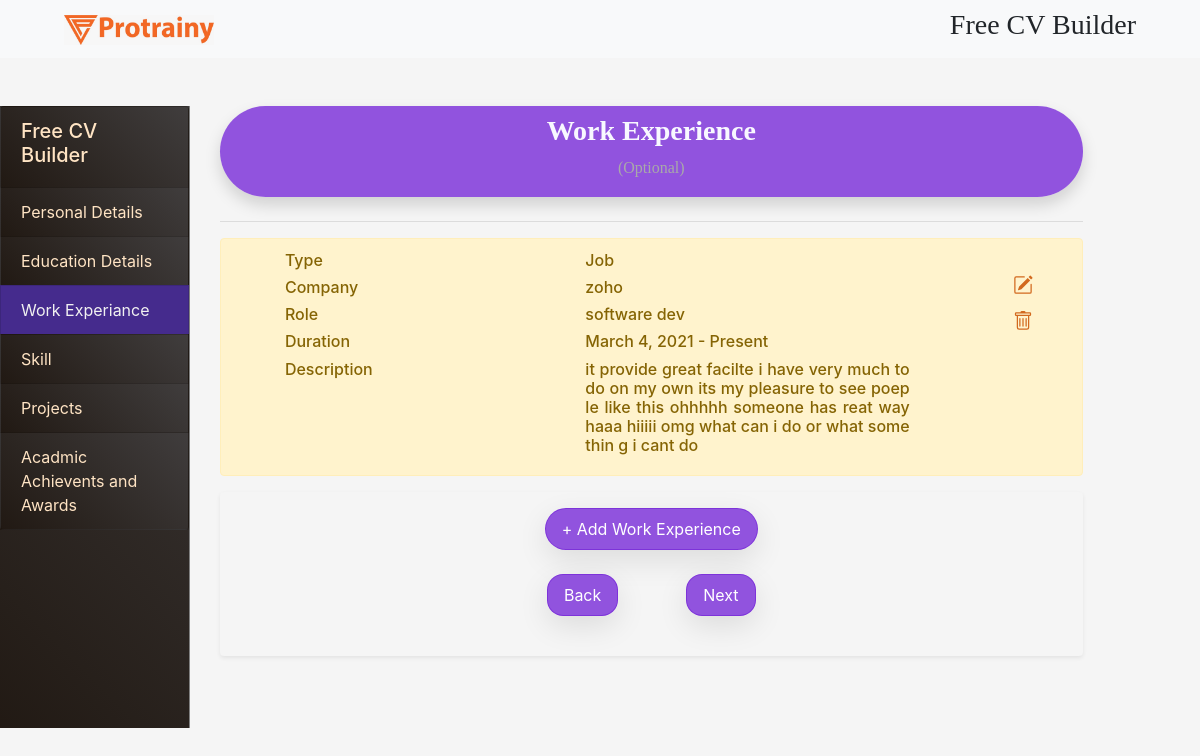
The app's page /work, older data.
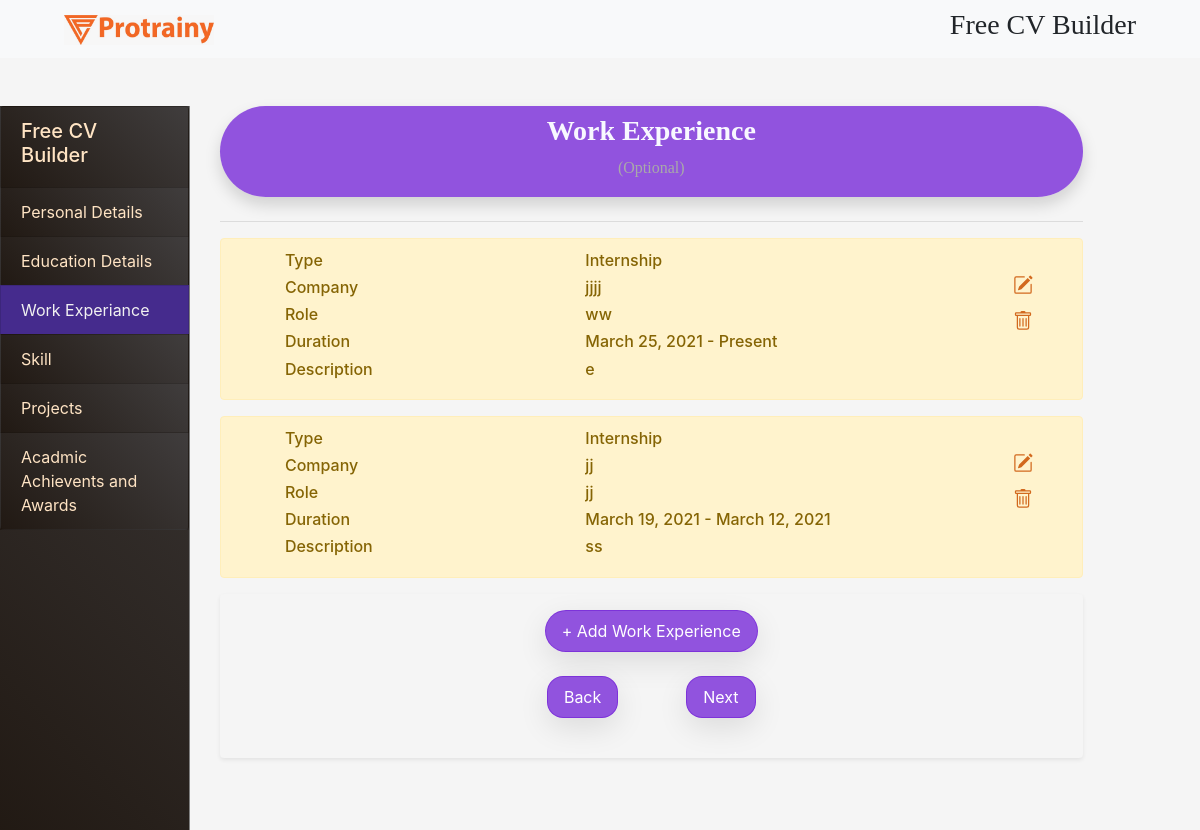
The same page, newer data.
### resume_maker/models.py (models this page shows, shortened)
class Experience(models.Model):
    types = [
        ('Job','Job'),
        ('Internship','Internship')
    ]
    person = models.ForeignKey(Person,on_delete=models.CASCADE)
    type = models.CharField(choices = types,max_length = 35)
    company = models.CharField(max_length=150)
    role = models.CharField(max_length = 270)
    join_dt = models.DateField()
    left_dt = models.DateField(null = True,blank = True)
    current = models.BooleanField(default = False)
    details = models.TextField()

### resume_maker/views.py (the view)
# urls.py: path('work', views.wor, name='work'),
def wor(request, id=None):
    person = Person.objects.last()
    print(request.method, '11111111111')
    show = True
    exp = Experience.objects.filter(person=person)
    if request.method == "POST":
        next = True
        form = ExperienceForm(request.POST)
        if form.is_valid():
            cd = form.cleaned_data
            type = cd.get('type')
            company = cd.get('company')
            role = cd.get('role')
            join_dt = cd.get('join_dt')
            left_dt = cd.get('left_dt')
            details = cd.get('details')
            data = Experience(type=type, company=company, role=role, join_dt=join_dt, left_dt=left_dt, details=details,
                              person=person)
            temp = Experience.objects.filter(type=type, company=company, role=role, join_dt=join_dt, left_dt=left_dt,
                                             details=details, person=person)
            if temp.exists():
                temp.update(type=type, company=company, role=role, join_dt=join_dt, left_dt=left_dt, details=details,
                            person=person)
            else:
                data.save()
            show = True
            form = ExperienceForm()
            return render(request, "work.html", {'next': next, "exp": form, "data": exp, "show": show})
    else:
        form = ExperienceForm()
        next = False
    return render(request, "work.html", {'next': next, "exp": form, "show": show, "data": exp})

### templates/work.html (shortened to what the changed rows need)
{% extends "getinput.html" %}
{% load crispy_forms_tags %}
{% block content %}
    <main class="row">
        <section class="col-md-9 my-4 col-sm-12">
            <div class="container">
                {% with count=1 %}
                    {% for i in data %}
                        <div id="del{{ forloop.counter }}">
                            <div class="alert alert-warning" role="alert">
                                <div class="d-flex justify-content-around row ">
                                    <div class="d-flex flex-column col col-md-3 ">
                                        <h6 class="text-capitalize">Type</h6>
                                        <h6 class="text-capitalize">Company</h6>
                                        <h6 class="text-capitalize">Role</h6>
                                        <h6 class="text-capitalize">Duration</h6>
                                        <h6 class="text-capitalize">Description</h6>
                                    </div>
                                    <div class="d-flex flex-column col col-md-5 ">
                                        <h6 class="">{{ i.type }}</h6>
                                        <h6 class="">{{ i.company }}</h6>
                                        <h6 class="">{{ i.role }}</h6>
                                        {% if i.left_dt != None %}
                                            <h6 class="text-capitalize">{{ i.join_dt }} - {{ i.left_dt }}</h6>
                                        {% endif %}
                                        {% if i.left_dt == None %}
                                            <h6 class="text-capitalize">{{ i.join_dt }} - Present</h6>
                                        {% endif %}
                                        {% if i.details != None and i.details != '' %}
                                            <h6 class=" adjusttext text-justify">{{ i.details }}</h6>
                                        {% endif %}
                                    </div>
                                    <div class="d-flex flex-column flex-wrap my-4" style="max-width: 200px">
                                        <svg data-toggle="modal" data-target="#exampleModalCenter{{ forloop.counter }}"
                                             xmlns="http://www.w3.org/2000/svg" width="20" height="20"
                                             fill="currentColor"
                                             class="bi bi-pencil-square " viewBox="0 0 16 16">
                                            <path d="M15.502 1.94a.5.5 0 0 1 0 .706L14.459 3.69l-2-2L13.502.646a.5.5 0 0 1 .707 0l1.293 1.293zm-1.75 2.456l-2-2L4.939 9.21a.5.5 0 0 0-.121.196l-.805 2.414a.25.25 0 0 0 .316.316l2.414-.805a.5.5 0 0 0 .196-.12l6.813-6.814z"/>
                                            <path fill-rule="evenodd"
                                                  d="M1 13.5A1.5 1.5 0 0 0 2.5 15h11a1.5 1.5 0 0 0 1.5-1.5v-6a.5.5 0 0 0-1 0v6a.5.5 0 0 1-.5.5h-11a.5.5 0 0 1-.5-.5v-11a.5.5 0 0 1 .5-.5H9a.5.5 0 0 0 0-1H2.5A1.5 1.5 0 0 0 1 2.5v11z"/>
                                        </svg>
                                        <a href="/work/{{ i.id }}">
                                        </a>
                                    </div>
                                </div>
                            </div>
                        </div>
                    {% endfor %}
                {% endwith %}
            </div>
        </section>
    </main>
{% endblock %}

Row changes from the older to the newer data that the page shows:
no longer on this page (row unchanged): Experience: type "Job", company "zoho", role "software dev", join_dt "March 4, 2021", details "it provide great facilte i have very much to do on my own its my pleasure to see poeple like this ohhhhh someone has reat way haaa hiiiii omg what can i do or what some thin g i cant do"
added Experience: type "Internship", company "jjjj", role "ww", join_dt "March 25, 2021", details "e"
added Experience: type "Internship", company "jj", role "jj", join_dt "March 19, 2021", left_dt "March 12, 2021", details "ss"
